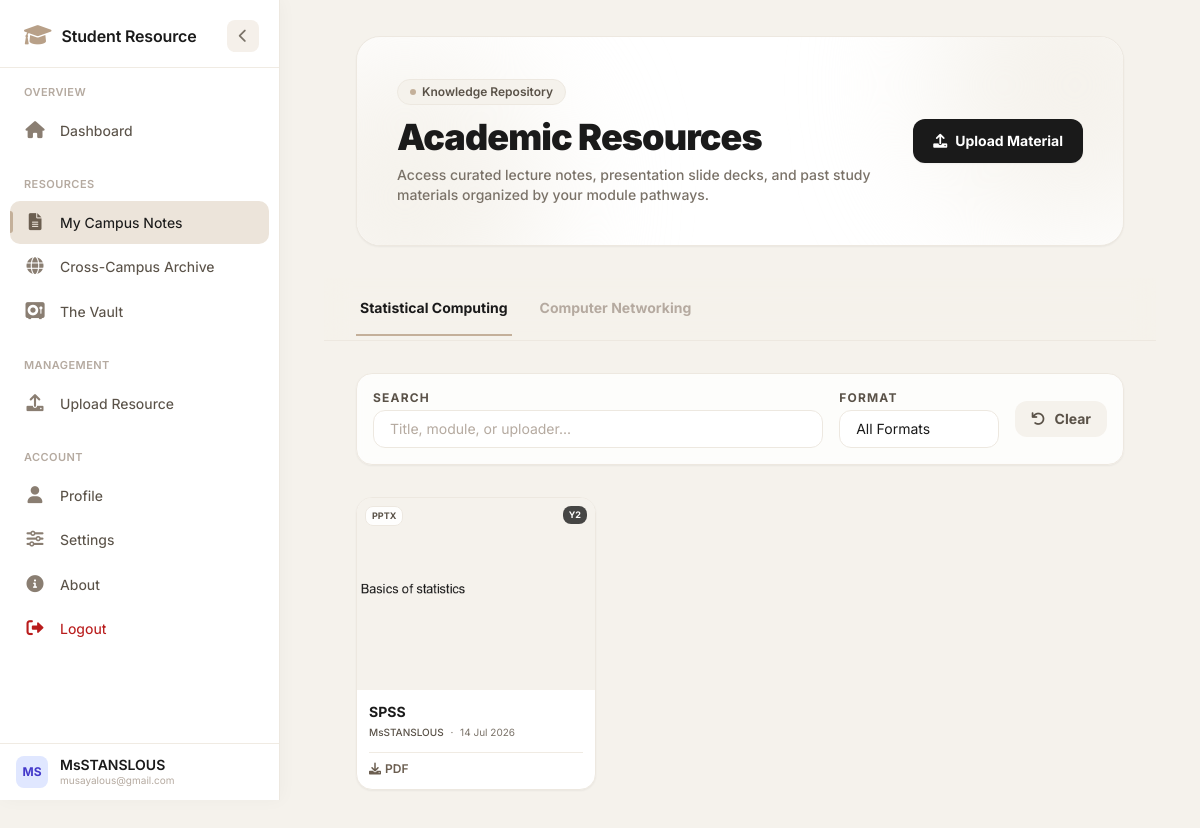
Page /campus_notes (signed in) on the earlier database version.
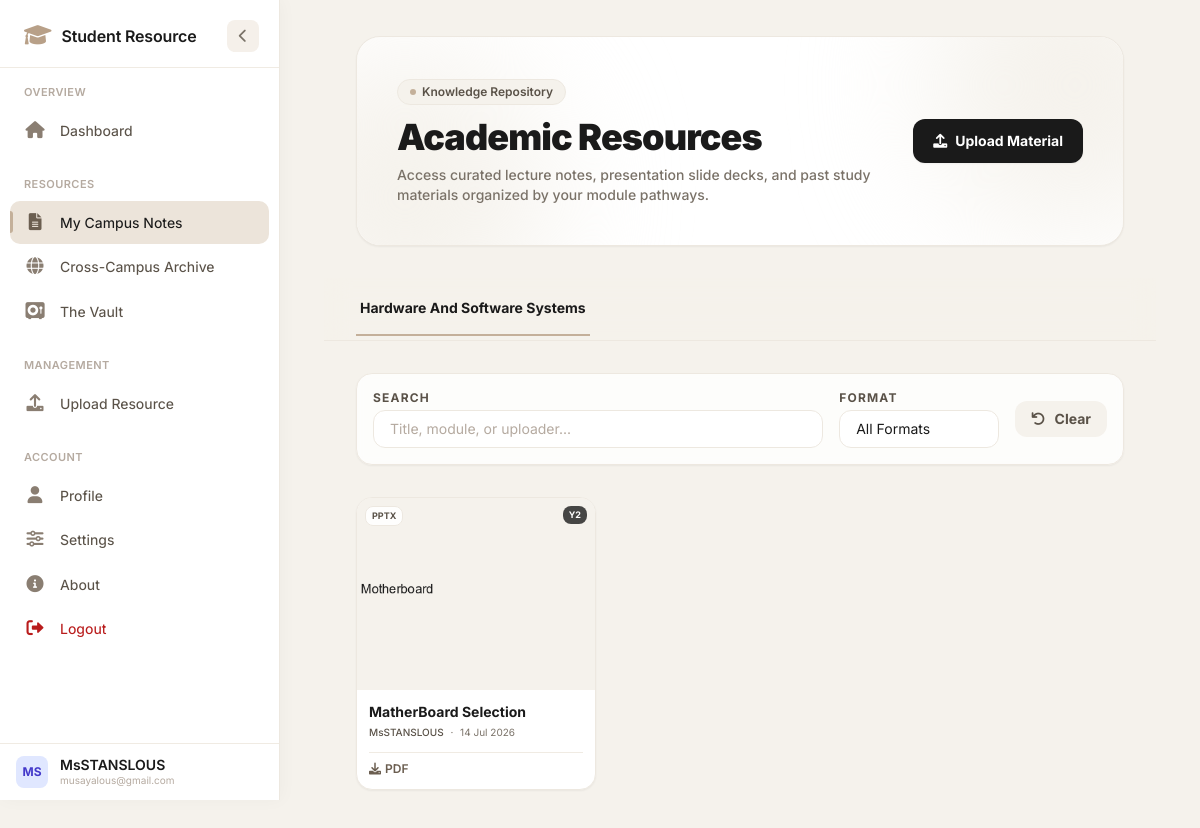
Same page on the later database version.
### app/models.py (models this page shows)
class Module(db.Model):
    id = db.Column(db.Integer, primary_key=True)
    name = db.Column(db.String(100), nullable=False)
    code = db.Column(db.String(20), nullable=True)
    programs = db.relationship('Program', secondary=module_programs, backref=db.backref('modules', lazy='dynamic'))
    resources = db.relationship('Resource', backref='module', lazy=True)

class Resource(db.Model):
    id = db.Column(db.Integer, primary_key=True)
    title = db.Column(db.String(150), nullable=False)
    file_path = db.Column(db.String(200), nullable=False)
    thumbnail_path = db.Column(db.String(200), nullable=True)   # NEW
    file_type = db.Column(db.String(10), nullable=True)         # NEW
    module_id = db.Column(db.Integer, db.ForeignKey('module.id'), nullable=False)
    campus = db.Column(db.String(50), nullable=False)
    target_year = db.Column(db.Integer, nullable=False)
    target_semester = db.Column(db.Integer, nullable=False)
    academic_year = db.Column(db.String(20), nullable=False)
    uploader_id = db.Column(db.Integer, db.ForeignKey('user.id'), nullable=False)
    uploader = db.relationship('User', backref='uploaded_resources')
    programs = db.relationship('Program', secondary=resource_programs, backref=db.backref('resources', lazy='dynamic'))
    created_at = db.Column(db.DateTime, default=datetime.utcnow)

class User(db.Model, UserMixin):
    id = db.Column(db.Integer, primary_key=True)
    full_name = db.Column(db.String(100), nullable=False)
    email = db.Column(db.String(120), unique=True, nullable=False)
    password_hash = db.Column(db.String(128), nullable=False)
    campus = db.Column(db.String(50), nullable=False)
    student_id = db.Column(db.String(20), nullable=True)
    phone_number = db.Column(db.String(15), nullable=True)
    year = db.Column(db.Integer, default=1)
    semester = db.Column(db.Integer, default=1)
    program_id = db.Column(db.Integer, db.ForeignKey('program.id'), nullable=False)
    is_approved = db.Column(db.Boolean, default=False)
    is_class_rep = db.Column(db.Boolean, default=False)
    is_admin = db.Column(db.Boolean, default=False)
    created_at = db.Column(db.DateTime, default=datetime.utcnow)
    theme_preference = db.Column(db.String(20), default='light')  # 'light' or 'dark'
    language_preference = db.Column(db.String(10), default='en')  # 'en' for now
    is_active = db.Column(db.Boolean, default=True)  # soft delete flag

### app/core/routes.py (the view)
@core.route('/campus_notes')
@login_required
def campus_notes():
    notes = Resource.query.filter_by(
        campus=current_user.campus,
        target_year=current_user.year,
        target_semester=current_user.semester
    ) \
    .join(Resource.programs) \
    .filter(Program.id == current_user.program_id) \
    .order_by(Resource.id.desc()) \
    .all()
    grouped_notes = {}
    for note in notes:
        m_name = note.module.name
        if m_name not in grouped_notes:
            grouped_notes[m_name] = []
        grouped_notes[m_name].append(note)
    return render_template('core/student/campus_notes.html', grouped_notes=grouped_notes)

### app/__init__.py (called while the page is built)
@login_manager.user_loader
def load_user(user_id):
    return User.query.get(int(user_id))

### app/templates/core/student/campus_notes.html (shortened to what the changed rows need)
{% extends 'base.html' %}
{% block content %}
<div class="space-y-8 max-w-7xl mx-auto px-4 sm:px-6 lg:px-8 relative">
    <div class="relative overflow-hidden rounded-3xl bg-white p-8 sm:p-10 shadow-sm border border-[#ede8e0] text-[#1a1a1a]">
        <div class="relative z-10 flex flex-col md:flex-row md:items-center md:justify-between gap-6">
            <div>
                <h1 class="text-3xl font-black text-[#1a1a1a] tracking-tight sm:text-4xl">Academic Resources</h1>
            </div>
        </div>
    </div>
    <div class="border-b border-[#ede8e0] sticky top-0 bg-[#f5f2ec]/80 backdrop-blur-md z-10 -mx-4 px-4 sm:-mx-6 sm:px-6 lg:-mx-8 lg:px-8">
        <nav class="flex space-x-6 overflow-x-auto no-scrollbar py-1">
            {% for module_name in grouped_notes.keys() %}
            <button onclick="switchTab('{{ loop.index }}')"
                    id="tab-btn-{{ loop.index }}"
                    class="tab-btn border-b-2 px-1 py-4 text-sm font-bold focus:outline-none whitespace-nowrap transition-all duration-200 relative group
                    {% if loop.first %}border-[#c4b09a] text-[#1a1a1a]{% else %}border-transparent text-[#b5aaa0] hover:text-[#5a5248]{% endif %}">
                {{ module_name }}
            </button>
            {% endfor %}
        </nav>
    </div>
    <div id="tab-content-container" class="mt-8 hidden">
        {% for module_name, notes in grouped_notes.items() %}
        <div id="content-{{ loop.index }}" class="tab-pane animate-fadeIn {% if not loop.first %}hidden{% endif %}" data-module-name="{{ module_name }}">
            <div id="notes-grid-{{ loop.index }}" class="grid grid-cols-2 sm:grid-cols-2 lg:grid-cols-3 gap-6">
                {% for note in notes %}
                <div class="group bg-white border border-[#ede8e0] rounded-2xl overflow-hidden shadow-sm hover:shadow-lg transition-all duration-300 note-card cursor-pointer note-item"
                     data-note-id="{{ note.id }}"
                     data-file-type="{{ note.file_type|default('pdf') }}"
                     data-title="{{ note.title|lower }}"
                     data-module="{{ note.module.name|lower }}"
                     data-uploader="{{ note.uploader.full_name|lower }}"
                     onclick="window.open('{{ url_for('static', filename=note.file_path) }}', '_blank')">
                    <div class="relative h-48 bg-[#f5f2ec] overflow-hidden">
                        <span class="absolute top-2 left-2 bg-white/90 text-[#5a5248] text-[9px] font-bold px-1.5 py-0.5 rounded-lg border border-[#ede8e0] uppercase">
                            {{ note.file_type|default('pdf') }}
                        </span>
                        <span class="absolute top-2 right-2 bg-[#1a1a1a]/80 text-white text-[9px] font-bold px-1.5 py-0.5 rounded-lg backdrop-blur-sm">
                            Y{{ note.academic_year }}
                        </span>
                    </div>
                    <div class="p-3">
                        <h3 class="text-sm font-bold text-[#1a1a1a] line-clamp-2 leading-snug group-hover:text-[#6b5e50] transition-colors">
                            {{ note.title }}
                        </h3>
                        <p class="text-[10px] text-[#7a7268] mt-1">
                            <span class="font-medium text-[#5a5248]">{{ note.uploader.full_name }}</span>
                            <span class="mx-1">·</span>
                            {{ note.created_at.strftime('%d %b %Y') if note.created_at else 'N/A' }}
                        </p>
                        <div class="flex items-center justify-between mt-3 pt-2 border-t border-[#f0ebe3]">
                            <a href="{{ url_for('static', filename=note.file_path) }}" download data-turbo="false"
                               class="inline-flex items-center text-xs font-semibold text-[#6b5e50] hover:text-[#1a1a1a] transition-colors"
                               onclick="event.stopPropagation();">
                                <i class="fas fa-download mr-1"></i> PDF
                            </a>
                        </div>
                    </div>
                </div>
                {% endfor %}
            </div>
        </div>
        {% endfor %}
    </div>
</div>
{% endblock %}

Differences in the rows shown:
no longer on this page (row edited): Module: name "Statistical Computing"
removed Module: name "Computer Networking", shown under "Academic Resources"
removed Resource: file_type "PPTX", academic_year "2", title "SPSS", uploader.full_name "MsSTANSLOUS", created_at "14 Jul 2026"
added Module: name "Hardware And Software Systems"
changed Module: gains Resource (file_type "PPTX", academic_year "2", title "MatherBoard Selection", uploader.full_name "MsSTANSLOUS", created_at "14 Jul 2026")
